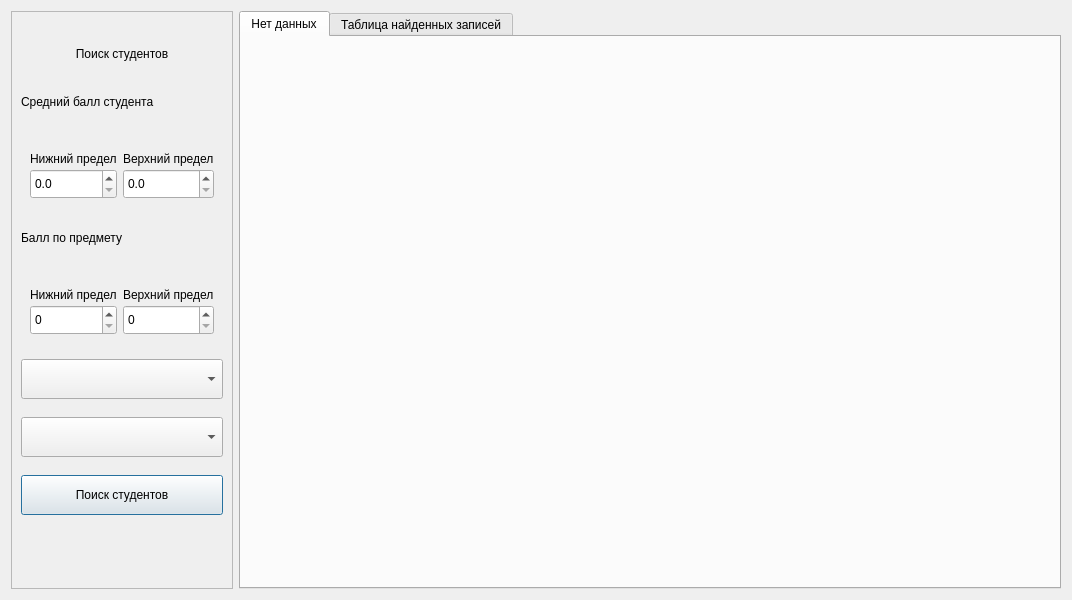
<?xml version="1.0" encoding="UTF-8"?>
<ui version="4.0">
 <class>SearchForm</class>
 <widget class="QDialog" name="SearchForm">
  <property name="geometry">
   <rect>
    <x>0</x>
    <y>0</y>
    <width>1070</width>
    <height>600</height>
   </rect>
  </property>
  <property name="windowTitle">
   <string>Dialog</string>
  </property>
  <layout class="QHBoxLayout" name="horizontalLayout_3">
   <item>
    <widget class="QFrame" name="filters_frame">
     <property name="minimumSize">
      <size>
       <width>0</width>
       <height>300</height>
      </size>
     </property>
     <property name="frameShape">
      <enum>QFrame::Shape::StyledPanel</enum>
     </property>
     <property name="frameShadow">
      <enum>QFrame::Shadow::Raised</enum>
     </property>
     <layout class="QVBoxLayout" name="verticalLayout">
      <property name="spacing">
       <number>0</number>
      </property>
      <property name="bottomMargin">
       <number>50</number>
      </property>
      <item>
       <widget class="QLabel" name="search_label">
        <property name="maximumSize">
         <size>
          <width>16777215</width>
          <height>30</height>
         </size>
        </property>
        <property name="text">
         <string>Поиск студентов</string>
        </property>
        <property name="alignment">
         <set>Qt::AlignmentFlag::AlignCenter</set>
        </property>
       </widget>
      </item>
      <item>
       <widget class="QLabel" name="avg_rating_label">
        <property name="maximumSize">
         <size>
          <width>16777215</width>
          <height>30</height>
         </size>
        </property>
        <property name="text">
         <string>Средний балл студента</string>
        </property>
       </widget>
      </item>
      <item>
       <widget class="QWidget" name="avg_rating_widget" native="true">
        <property name="minimumSize">
         <size>
          <width>0</width>
          <height>70</height>
         </size>
        </property>
        <property name="maximumSize">
         <size>
          <width>16777215</width>
          <height>60</height>
         </size>
        </property>
        <layout class="QGridLayout" name="gridLayout_6">
         <property name="verticalSpacing">
          <number>0</number>
         </property>
         <item row="0" column="0">
          <widget class="QLabel" name="avg_min_label">
           <property name="minimumSize">
            <size>
             <width>10</width>
             <height>10</height>
            </size>
           </property>
           <property name="maximumSize">
            <size>
             <width>16777215</width>
             <height>20</height>
            </size>
           </property>
           <property name="text">
            <string>Нижний предел</string>
           </property>
          </widget>
         </item>
         <item row="0" column="1">
          <widget class="QLabel" name="avg_max_label">
           <property name="maximumSize">
            <size>
             <width>16777215</width>
             <height>20</height>
            </size>
           </property>
           <property name="text">
            <string>Верхний предел</string>
           </property>
          </widget>
         </item>
         <item row="1" column="1">
          <widget class="QDoubleSpinBox" name="avg_rating_max">
           <property name="minimumSize">
            <size>
             <width>0</width>
             <height>30</height>
            </size>
           </property>
           <property name="decimals">
            <number>1</number>
           </property>
           <property name="maximum">
            <double>10.000000000000000</double>
           </property>
           <property name="singleStep">
            <double>0.100000000000000</double>
           </property>
           <property name="stepType">
            <enum>QAbstractSpinBox::StepType::AdaptiveDecimalStepType</enum>
           </property>
          </widget>
         </item>
         <item row="1" column="0">
          <widget class="QDoubleSpinBox" name="avg_rating_min">
           <property name="minimumSize">
            <size>
             <width>0</width>
             <height>30</height>
            </size>
           </property>
           <property name="decimals">
            <number>1</number>
           </property>
           <property name="maximum">
            <double>10.000000000000000</double>
           </property>
           <property name="singleStep">
            <double>0.100000000000000</double>
           </property>
          </widget>
         </item>
        </layout>
       </widget>
      </item>
      <item>
       <widget class="QLabel" name="rating_label">
        <property name="maximumSize">
         <size>
          <width>16777215</width>
          <height>30</height>
         </size>
        </property>
        <property name="text">
         <string>Балл по предмету</string>
        </property>
       </widget>
      </item>
      <item>
       <widget class="QWidget" name="rating_widget" native="true">
        <property name="minimumSize">
         <size>
          <width>0</width>
          <height>70</height>
         </size>
        </property>
        <property name="maximumSize">
         <size>
          <width>16777215</width>
          <height>60</height>
         </size>
        </property>
        <layout class="QGridLayout" name="gridLayout_5">
         <property name="verticalSpacing">
          <number>0</number>
         </property>
         <item row="1" column="0">
          <widget class="QLabel" name="rating_min_label">
           <property name="maximumSize">
            <size>
             <width>16777215</width>
             <height>20</height>
            </size>
           </property>
           <property name="text">
            <string>Нижний предел</string>
           </property>
          </widget>
         </item>
         <item row="1" column="1">
          <widget class="QLabel" name="rating_max_label">
           <property name="maximumSize">
            <size>
             <width>16777215</width>
             <height>20</height>
            </size>
           </property>
           <property name="text">
            <string>Верхний предел</string>
           </property>
          </widget>
         </item>
         <item row="2" column="0">
          <widget class="QSpinBox" name="rating_min">
           <property name="minimumSize">
            <size>
             <width>0</width>
             <height>30</height>
            </size>
           </property>
           <property name="maximum">
            <number>10</number>
           </property>
          </widget>
         </item>
         <item row="2" column="1">
          <widget class="QSpinBox" name="rating_max">
           <property name="minimumSize">
            <size>
             <width>0</width>
             <height>30</height>
            </size>
           </property>
           <property name="maximum">
            <number>10</number>
           </property>
          </widget>
         </item>
        </layout>
       </widget>
      </item>
      <item>
       <widget class="QComboBox" name="groups_list">
        <property name="sizePolicy">
         <sizepolicy hsizetype="Preferred" vsizetype="Fixed">
          <horstretch>0</horstretch>
          <verstretch>0</verstretch>
         </sizepolicy>
        </property>
        <property name="minimumSize">
         <size>
          <width>0</width>
          <height>30</height>
         </size>
        </property>
        <property name="maximumSize">
         <size>
          <width>16777215</width>
          <height>40</height>
         </size>
        </property>
        <property name="placeholderText">
         <string>Список групп</string>
        </property>
       </widget>
      </item>
      <item>
       <widget class="QComboBox" name="subject_list">
        <property name="sizePolicy">
         <sizepolicy hsizetype="Preferred" vsizetype="Fixed">
          <horstretch>0</horstretch>
          <verstretch>0</verstretch>
         </sizepolicy>
        </property>
        <property name="minimumSize">
         <size>
          <width>0</width>
          <height>30</height>
         </size>
        </property>
        <property name="maximumSize">
         <size>
          <width>16777215</width>
          <height>40</height>
         </size>
        </property>
        <property name="placeholderText">
         <string>Список предметов</string>
        </property>
       </widget>
      </item>
      <item>
       <widget class="QPushButton" name="search_students">
        <property name="minimumSize">
         <size>
          <width>0</width>
          <height>40</height>
         </size>
        </property>
        <property name="text">
         <string>Поиск студентов</string>
        </property>
       </widget>
      </item>
     </layout>
    </widget>
   </item>
   <item>
    <widget class="QTabWidget" name="tabWidget">
     <property name="currentIndex">
      <number>0</number>
     </property>
     <widget class="QWidget" name="no_data_search_tab">
      <attribute name="title">
       <string>Нет данных</string>
      </attribute>
      <layout class="QVBoxLayout" name="verticalLayout_3">
       <item>
        <widget class="QLabel" name="no_data_label">
         <property name="text">
          <string/>
         </property>
        </widget>
       </item>
      </layout>
     </widget>
     <widget class="QWidget" name="students_search_table_tab">
      <attribute name="title">
       <string>Таблица найденных записей</string>
      </attribute>
      <layout class="QHBoxLayout" name="horizontalLayout">
       <item>
        <widget class="QFrame" name="table_frame">
         <property name="minimumSize">
          <size>
           <width>800</width>
           <height>300</height>
          </size>
         </property>
         <property name="maximumSize">
          <size>
           <width>16777215</width>
           <height>16777215</height>
          </size>
         </property>
         <property name="frameShape">
          <enum>QFrame::Shape::StyledPanel</enum>
         </property>
         <property name="frameShadow">
          <enum>QFrame::Shadow::Raised</enum>
         </property>
         <layout class="QVBoxLayout" name="verticalLayout_2">
          <item>
           <widget class="QTableWidget" name="table_widget">
            <property name="enabled">
             <bool>true</bool>
            </property>
            <property name="minimumSize">
             <size>
              <width>0</width>
              <height>100</height>
             </size>
            </property>
            <attribute name="horizontalHeaderCascadingSectionResizes">
             <bool>true</bool>
            </attribute>
            <attribute name="horizontalHeaderMinimumSectionSize">
             <number>30</number>
            </attribute>
            <attribute name="horizontalHeaderDefaultSectionSize">
             <number>170</number>
            </attribute>
            <attribute name="horizontalHeaderHighlightSections">
             <bool>true</bool>
            </attribute>
            <attribute name="horizontalHeaderShowSortIndicator" stdset="0">
             <bool>true</bool>
            </attribute>
            <attribute name="horizontalHeaderStretchLastSection">
             <bool>true</bool>
            </attribute>
            <attribute name="verticalHeaderCascadingSectionResizes">
             <bool>true</bool>
            </attribute>
            <attribute name="verticalHeaderMinimumSectionSize">
             <number>24</number>
            </attribute>
            <attribute name="verticalHeaderDefaultSectionSize">
             <number>30</number>
            </attribute>
            <attribute name="verticalHeaderShowSortIndicator" stdset="0">
             <bool>true</bool>
            </attribute>
            <attribute name="verticalHeaderStretchLastSection">
             <bool>false</bool>
            </attribute>
            <row>
             <property name="text">
              <string/>
             </property>
            </row>
            <column>
             <property name="text">
              <string>ФИО</string>
             </property>
            </column>
            <column>
             <property name="text">
              <string>Группа</string>
             </property>
            </column>
            <column>
             <property name="text">
              <string>Экзамены</string>
             </property>
            </column>
           </widget>
          </item>
          <item>
           <widget class="QFrame" name="pagination_frame">
            <property name="minimumSize">
             <size>
              <width>0</width>
              <height>50</height>
             </size>
            </property>
            <property name="frameShape">
             <enum>QFrame::Shape::StyledPanel</enum>
            </property>
            <property name="frameShadow">
             <enum>QFrame::Shadow::Raised</enum>
            </property>
            <layout class="QHBoxLayout" name="horizontalLayout_2">
             <item>
              <widget class="QComboBox" name="items_count">
               <property name="minimumSize">
                <size>
                 <width>200</width>
                 <height>0</height>
                </size>
               </property>
               <property name="maximumSize">
                <size>
                 <width>230</width>
                 <height>16777215</height>
                </size>
               </property>
               <property name="placeholderText">
                <string>Количество записей на странице</string>
               </property>
               <item>
                <property name="text">
                 <string>5</string>
                </property>
               </item>
               <item>
                <property name="text">
                 <string>10</string>
                </property>
               </item>
               <item>
                <property name="text">
                 <string>15</string>
                </property>
               </item>
              </widget>
             </item>
             <item>
              <widget class="QPushButton" name="prev_page_button">
               <property name="maximumSize">
                <size>
                 <width>40</width>
                 <height>16777215</height>
                </size>
               </property>
               <property name="text">
                <string>&lt;</string>
               </property>
              </widget>
             </item>
             <item>
              <widget class="QPushButton" name="first_page_button">
               <property name="maximumSize">
                <size>
                 <width>150</width>
                 <height>16777215</height>
                </size>
               </property>
               <property name="text">
                <string>Первая страница</string>
               </property>
              </widget>
             </item>
             <item>
              <widget class="QLabel" name="current_page">
               <property name="minimumSize">
                <size>
                 <width>0</width>
                 <height>0</height>
                </size>
               </property>
               <property name="maximumSize">
                <size>
                 <width>50</width>
                 <height>16777215</height>
                </size>
               </property>
               <property name="font">
                <font>
                 <family>Arial</family>
                 <pointsize>11</pointsize>
                </font>
               </property>
               <property name="text">
                <string>1</string>
               </property>
               <property name="alignment">
                <set>Qt::AlignmentFlag::AlignCenter</set>
               </property>
              </widget>
             </item>
             <item>
              <widget class="QPushButton" name="last_page_button">
               <property name="maximumSize">
                <size>
                 <width>150</width>
                 <height>16777215</height>
                </size>
               </property>
               <property name="text">
                <string>Последняя страница</string>
               </property>
              </widget>
             </item>
             <item>
              <widget class="QPushButton" name="next_page_button">
               <property name="maximumSize">
                <size>
                 <width>40</width>
                 <height>16777215</height>
                </size>
               </property>
               <property name="text">
                <string>&gt;</string>
               </property>
              </widget>
             </item>
            </layout>
           </widget>
          </item>
         </layout>
        </widget>
       </item>
      </layout>
     </widget>
    </widget>
   </item>
  </layout>
 </widget>
 <resources/>
 <connections/>
</ui>
